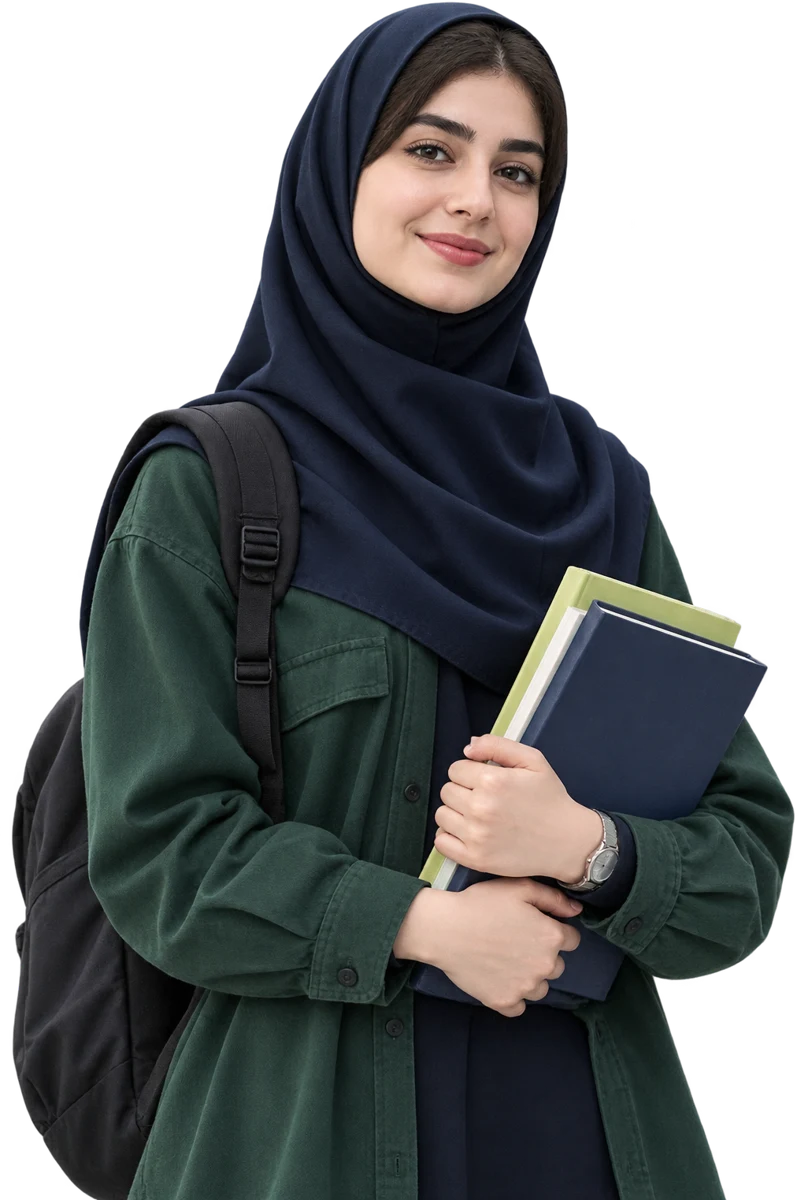
#> input picture assets-src/student-woman.webp, 797 x 1200 px, found by its file name
$ python gen_prof_cards.py
#> lines starting #> are read from the running program, lines starting #| are printed output that depends on the picture
"""Compose placeholder professor card photos (Arabic, Turkish) in the style of the mockup crops:
cream background, rounded lime panel, pale-green landmark line drawing, person cutout."""
from PIL import Image, ImageDraw, ImageFilter
S = 2; W, H = 504 * S, 350 * S
CREAM, LIME, LINE = (246, 240, 230), (184, 207, 128), (150, 178, 98)

def base():
    im = Image.new('RGB', (W, H), CREAM); d = ImageDraw.Draw(im)
#> after `im = Image.new('RGB', (W, H), CREAM)`:
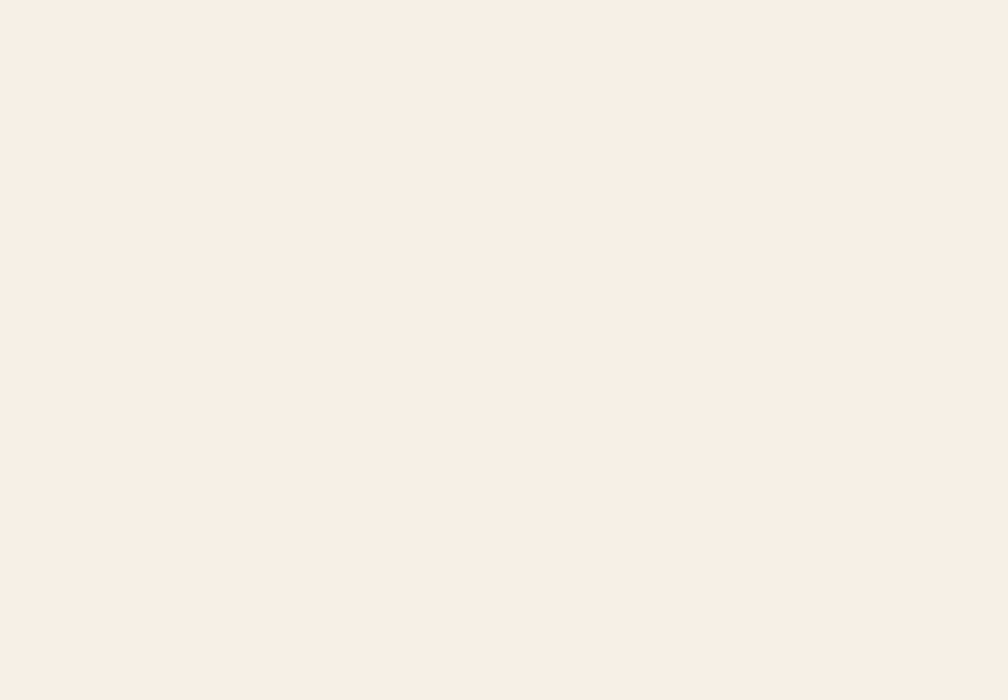
#> im: PIL image 1008x700 RGB; mean R, G, B 246, 240, 230
    d.rounded_rectangle((14 * S, 18 * S, 470 * S, H + 200), radius=190 * S, fill=LIME)
    return im, d

def mosque(d, x, y):  # dome + drum + minaret, line drawing
    w = 4 * S
    d.rectangle((x, y + 120 * S, x + 150 * S, y + 300 * S), outline=LINE, width=w)
    d.pieslice((x + 15 * S, y + 30 * S, x + 135 * S, y + 190 * S), 180, 360, outline=LINE, width=w)
    d.line((x + 75 * S, y + 30 * S, x + 75 * S, y), fill=LINE, width=w)
    d.ellipse((x + 68 * S, y - 16 * S, x + 82 * S, y - 2 * S), outline=LINE, width=w)
    for i in range(3):
        ax = x + (20 + i * 40) * S
        d.rectangle((ax, y + 190 * S, ax + 28 * S, y + 300 * S), outline=LINE, width=w)
        d.pieslice((ax, y + 176 * S, ax + 28 * S, y + 204 * S), 180, 360, outline=LINE, width=w)
    mx = x - 40 * S  # minaret
    d.rectangle((mx, y + 20 * S, mx + 24 * S, y + 300 * S), outline=LINE, width=w)
    d.rectangle((mx - 6 * S, y + 80 * S, mx + 30 * S, y + 92 * S), outline=LINE, width=w)
    d.polygon([(mx - 2 * S, y + 20 * S), (mx + 12 * S, y - 30 * S), (mx + 26 * S, y + 20 * S)], outline=LINE, width=w)

def galata(d, x, y):  # cylindrical tower, gallery, conical roof
    w = 4 * S
    d.rectangle((x, y + 100 * S, x + 110 * S, y + 320 * S), outline=LINE, width=w)
    for r in range(3):
        for c in range(3):
            wx, wy = x + (16 + c * 30) * S, y + (130 + r * 55) * S
            d.rounded_rectangle((wx, wy, wx + 16 * S, wy + 30 * S), radius=8 * S, outline=LINE, width=w)
    d.rectangle((x - 10 * S, y + 80 * S, x + 120 * S, y + 100 * S), outline=LINE, width=w)
    for i in range(6):
        d.line((x + (i * 22) * S, y + 80 * S, x + (i * 22) * S, y + 100 * S), fill=LINE, width=w // 2)
    d.polygon([(x - 6 * S, y + 80 * S), (x + 55 * S, y - 20 * S), (x + 116 * S, y + 80 * S)], outline=LINE, width=w)
    d.line((x + 55 * S, y - 20 * S, x + 55 * S, y - 45 * S), fill=LINE, width=w)

def person(im, src, crop_frac, x_center, top):
    p = Image.open(src).convert('RGBA'); pw, ph = p.size
    p = p.crop((0, 0, pw, int(ph * crop_frac)))
    scale = (H - top) / p.height; p = p.resize((int(p.width * scale), H - top), Image.LANCZOS)
    shadow = Image.new('RGBA', p.size, (0, 0, 0, 0)); shadow.putalpha(p.getchannel('A').point(lambda a: a * .25))
    shadow = shadow.filter(ImageFilter.GaussianBlur(14 * S))
    x = int(x_center - p.width / 2)
    im.paste((40, 50, 30), (x + 6 * S, top + 10 * S), shadow)
    im.paste(p, (x, top), p)

for name, draw, src, frac in (('prof-ar', mosque, 'assets-src/student-woman.webp', .52), ('prof-tr', galata, 'assets-src/student-man.webp', .5)):
    im, d = base(); draw(d, 70 * S, 60 * S)
#> after `im, d = base()`:
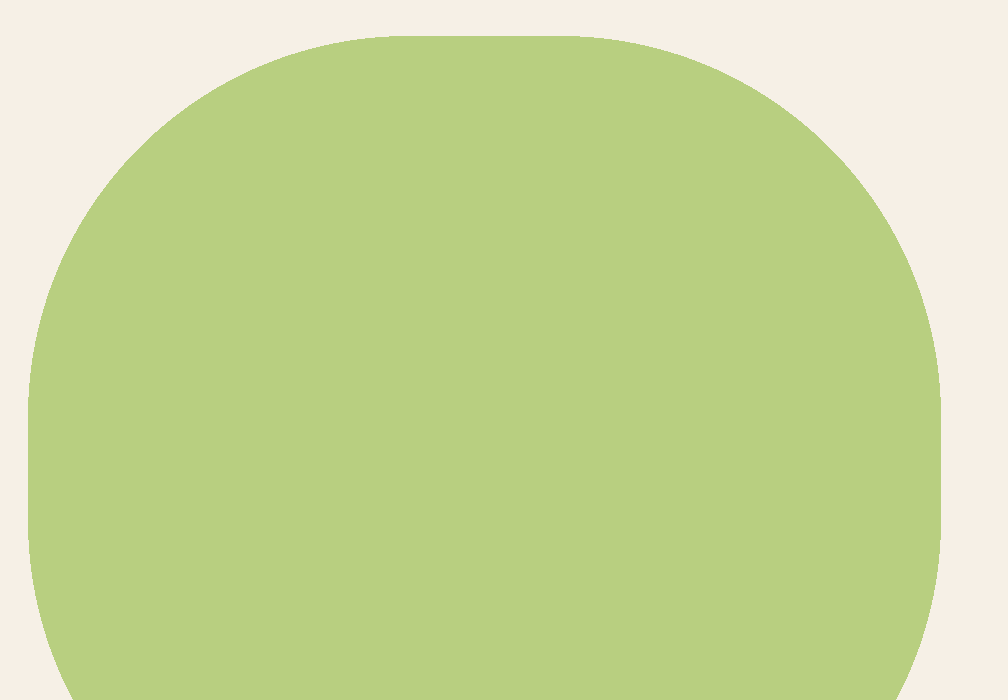
#> im: PIL image 1008x700 RGB; mean R, G, B 198.7, 214.8, 152.1
    person(im, src, frac, 330 * S, 22 * S)
#> in person, p is the input picture: PIL image 797x1200 RGBA; mean R, G, B, A 37.5, 40.1, 40.4, 167.2
#> in person, `p = p.crop((0, 0, pw, int(ph * crop_frac)))`:
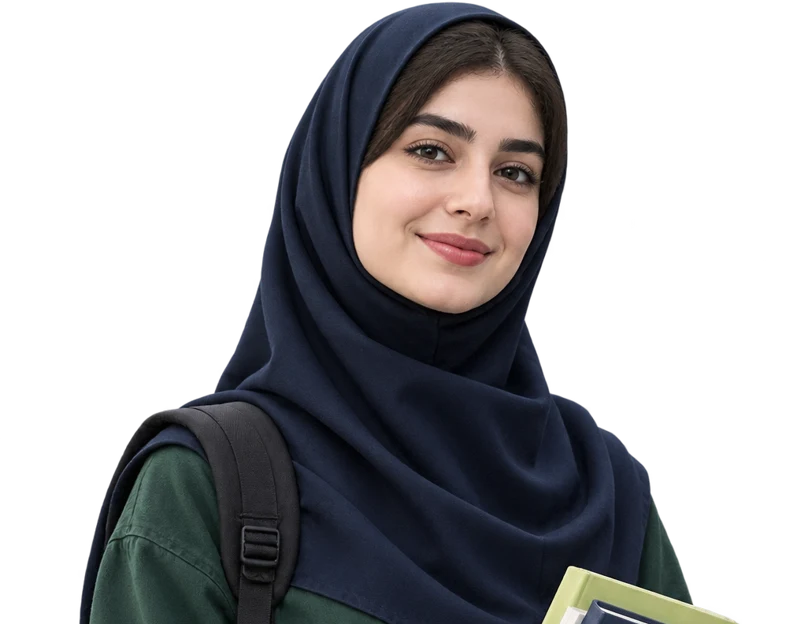
#> p: PIL image 797x624 RGBA; mean R, G, B, A 27.9, 27.2, 29, 115.4; transparent parts drawn white
#> in person, `shadow = Image.new('RGBA', p.size, (0, 0, 0, 0))`: shadow: PIL image 837x656 RGBA; every value is 0
#> in person, `shadow.putalpha(p.getchannel('A').point(lambda a: a * 0.25))`:
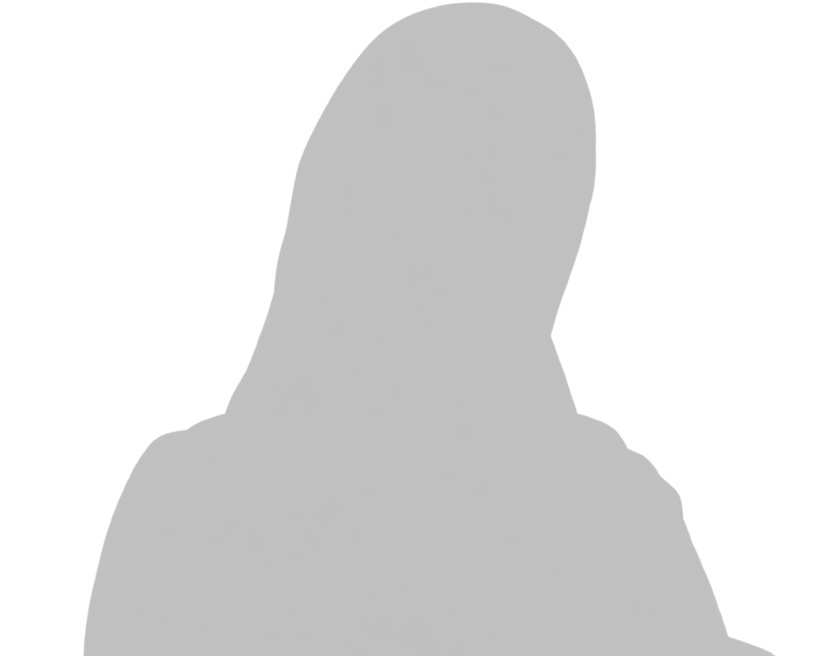
#> shadow: PIL image 837x656 RGBA; mean R, G, B, A 0, 0, 0, 28.8; transparent parts drawn white
#> in person, `shadow = shadow.filter(ImageFilter.GaussianBlur(14 * S))`:
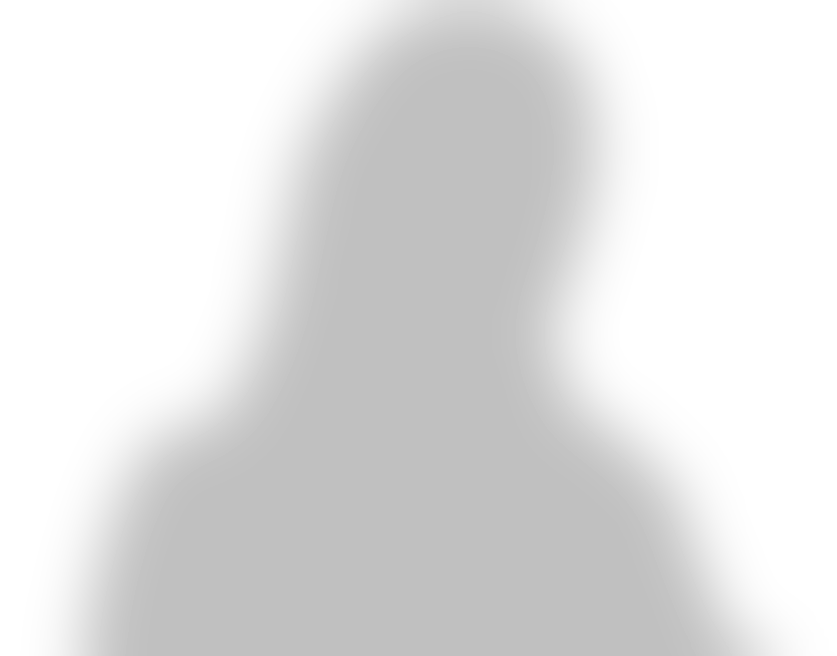
#> shadow: PIL image 837x656 RGBA; mean R, G, B, A 0, 0, 0, 28.7; transparent parts drawn white
#> in person, `im.paste((40, 50, 30), (x + 6 * S, top + 10 * S), shadow)`:
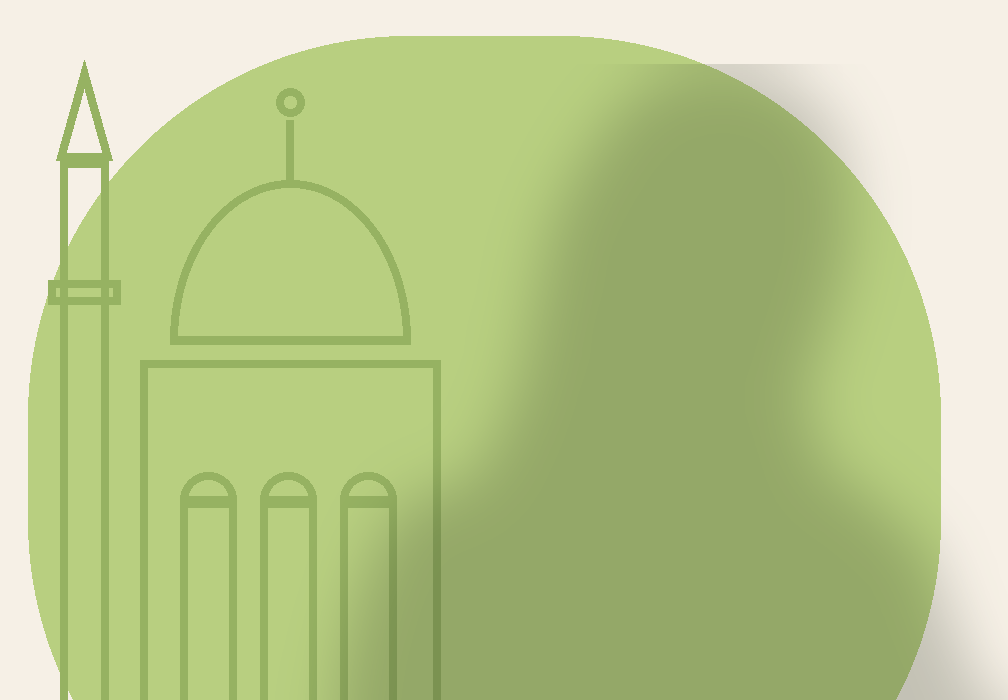
#> im: PIL image 1008x700 RGB; mean R, G, B 184.3, 199.9, 141.7
#> in person, `im.paste(p, (x, top), p)`:
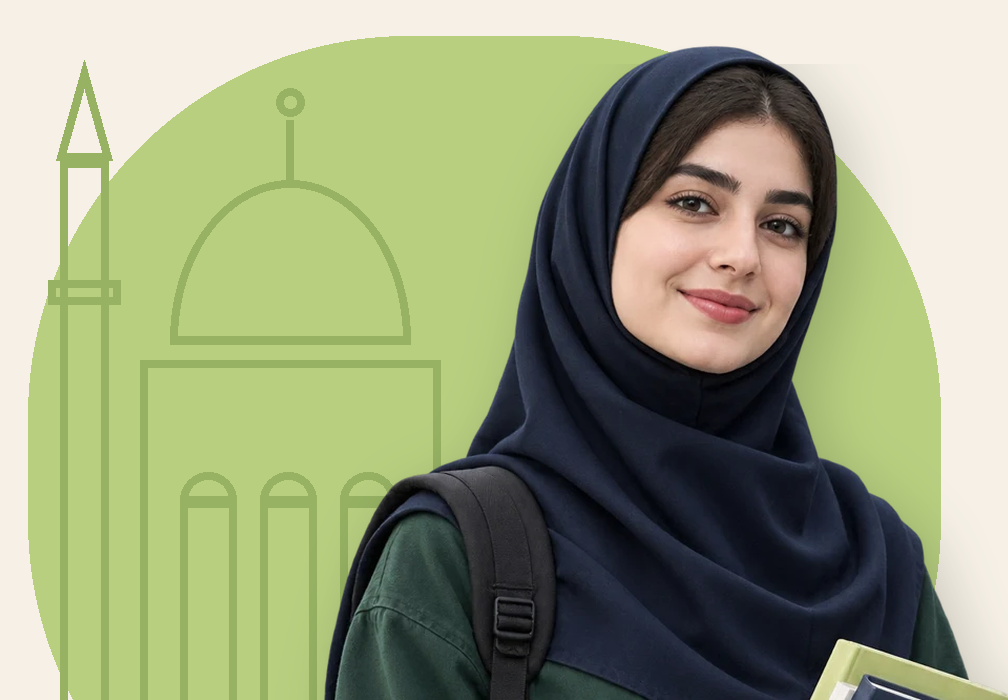
#> im: PIL image 1008x700 RGB; mean R, G, B 151.1, 159.3, 124.8
    im.resize((504, 350), Image.LANCZOS).save(f'src/assets/img/{name}.webp', quality=90)
    print(name)
#> pass 2 of the loop `for name, draw, src, frac in (('prof-ar', mosque, 'assets-src/student-..`:
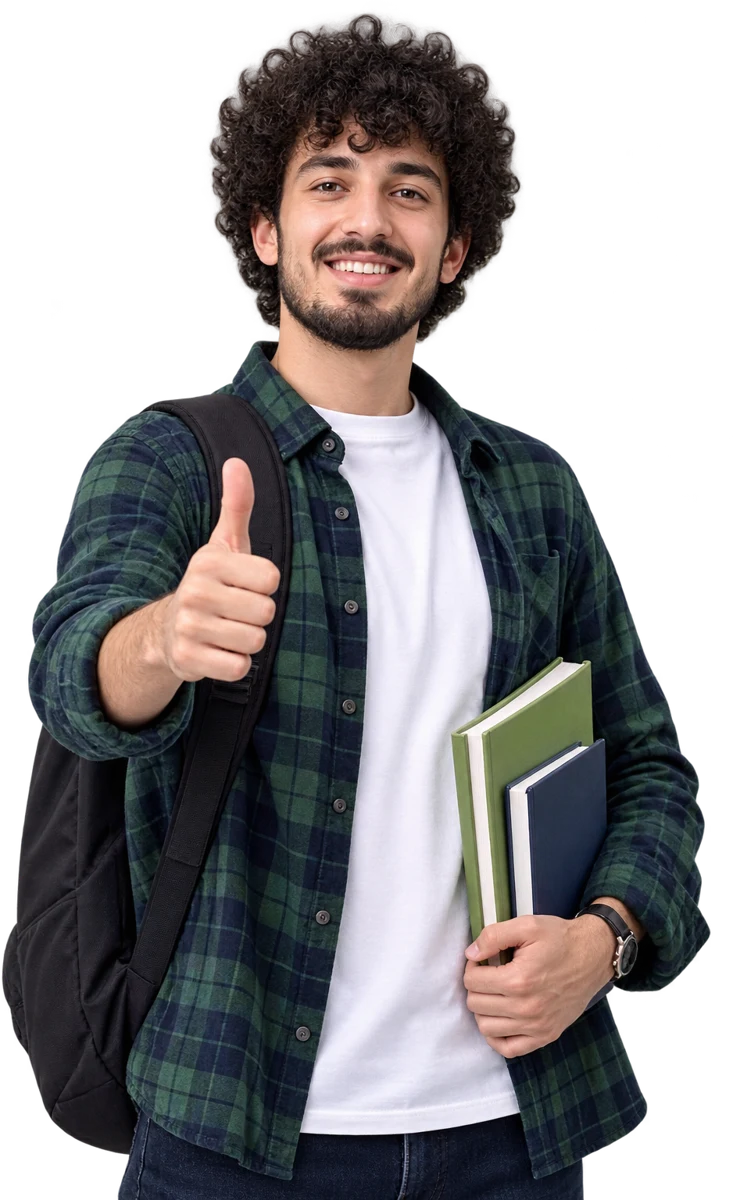
#> input picture assets-src/student-man.webp, 733 x 1200 px, found by its file name
#> in person, p is the input picture: PIL image 733x1200 RGBA; mean R, G, B, A 58.9, 56.9, 58.3, 161
#> in person (call 2), `shadow = shadow.filter(ImageFilter.GaussianBlur(14 * S))`:
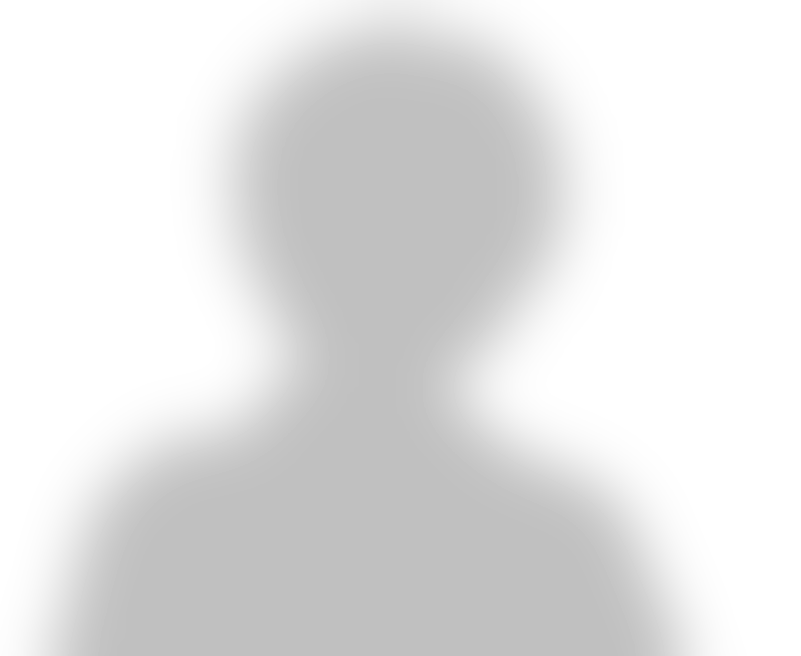
#> shadow: PIL image 801x656 RGBA; mean R, G, B, A 0, 0, 0, 26.7; transparent parts drawn white
#> in person (call 2), `im.paste(p, (x, top), p)`:
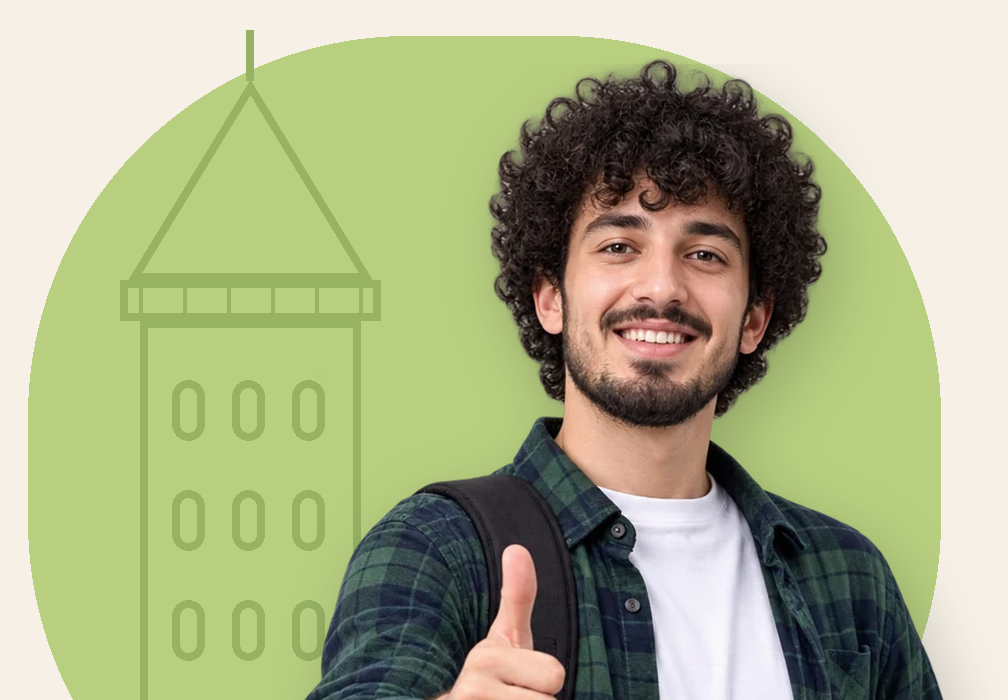
#> im: PIL image 1008x700 RGB; mean R, G, B 169.7, 175.4, 137.2
